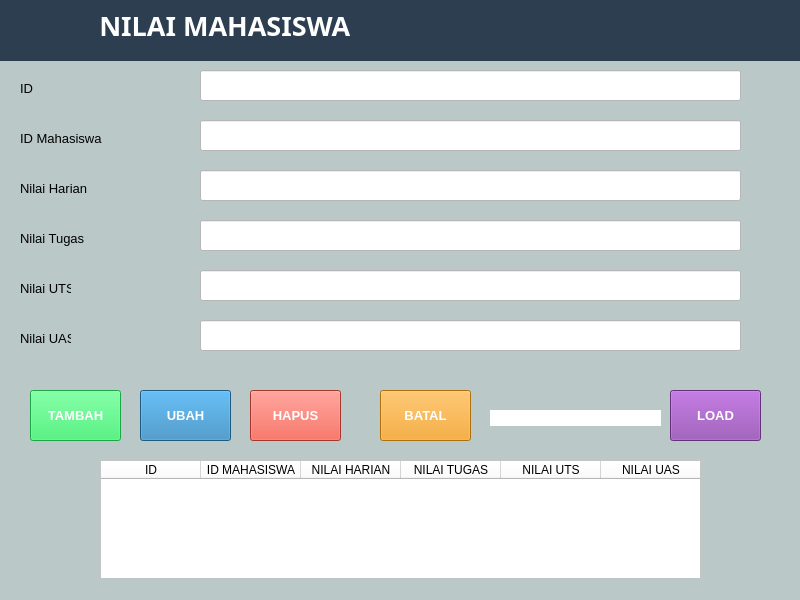
<?xml version="1.0" encoding="UTF-8"?>
<ui version="4.0">
 <class>MainWindow</class>
 <widget class="QMainWindow" name="MainWindow">
  <property name="geometry">
   <rect>
    <x>0</x>
    <y>0</y>
    <width>800</width>
    <height>600</height>
   </rect>
  </property>
  <property name="font">
   <font>
    <pointsize>9</pointsize>
   </font>
  </property>
  <property name="windowTitle">
   <string>MainWindow</string>
  </property>
  <property name="styleSheet">
   <string notr="true">background-color: rgb(0, 255, 255);
background-color: rgb(240, 244, 248);
background-color: rgb(187, 200, 200);</string>
  </property>
  <property name="toolButtonStyle">
   <enum>Qt::ToolButtonFollowStyle</enum>
  </property>
  <widget class="QWidget" name="centralwidget">
   <widget class="QPushButton" name="pushButton_2">
    <property name="geometry">
     <rect>
      <x>140</x>
      <y>390</y>
      <width>91</width>
      <height>51</height>
     </rect>
    </property>
    <property name="font">
     <font>
      <pointsize>10</pointsize>
      <weight>75</weight>
      <bold>true</bold>
     </font>
    </property>
    <property name="styleSheet">
     <string notr="true">background-color: rgb(255, 170, 127);
background-color: rgb(41, 128, 185);
color: rgb(255, 255, 255);</string>
    </property>
    <property name="text">
     <string>UBAH</string>
    </property>
    <property name="icon">
     <iconset>
      <normaloff>../../../Downloads/1486505375-edit-pen-change-option-pencil-write_81422.png</normaloff>../../../Downloads/1486505375-edit-pen-change-option-pencil-write_81422.png</iconset>
    </property>
   </widget>
   <widget class="QLabel" name="label_4">
    <property name="geometry">
     <rect>
      <x>20</x>
      <y>230</y>
      <width>121</width>
      <height>16</height>
     </rect>
    </property>
    <property name="font">
     <font>
      <family>MS Shell Dlg 2</family>
      <pointsize>10</pointsize>
     </font>
    </property>
    <property name="text">
     <string>Nilai Tugas</string>
    </property>
   </widget>
   <widget class="QLabel" name="label_6">
    <property name="geometry">
     <rect>
      <x>20</x>
      <y>330</y>
      <width>51</width>
      <height>16</height>
     </rect>
    </property>
    <property name="font">
     <font>
      <family>MS Shell Dlg 2</family>
      <pointsize>10</pointsize>
     </font>
    </property>
    <property name="text">
     <string>Nilai UAS</string>
    </property>
   </widget>
   <widget class="QLineEdit" name="lineEdit_2">
    <property name="geometry">
     <rect>
      <x>200</x>
      <y>120</y>
      <width>541</width>
      <height>31</height>
     </rect>
    </property>
    <property name="styleSheet">
     <string notr="true">background-color: rgb(255, 255, 255);</string>
    </property>
   </widget>
   <widget class="QLabel" name="label">
    <property name="geometry">
     <rect>
      <x>20</x>
      <y>80</y>
      <width>151</width>
      <height>16</height>
     </rect>
    </property>
    <property name="font">
     <font>
      <family>MS Shell Dlg 2</family>
      <pointsize>10</pointsize>
     </font>
    </property>
    <property name="text">
     <string>ID</string>
    </property>
   </widget>
   <widget class="QTableWidget" name="tableWidget">
    <property name="geometry">
     <rect>
      <x>100</x>
      <y>460</y>
      <width>601</width>
      <height>311</height>
     </rect>
    </property>
    <property name="styleSheet">
     <string notr="true">background-color: rgb(255, 255, 255);</string>
    </property>
    <column>
     <property name="text">
      <string>ID</string>
     </property>
    </column>
    <column>
     <property name="text">
      <string>ID MAHASISWA</string>
     </property>
    </column>
    <column>
     <property name="text">
      <string>NILAI HARIAN</string>
     </property>
    </column>
    <column>
     <property name="text">
      <string>NILAI TUGAS</string>
     </property>
    </column>
    <column>
     <property name="text">
      <string>NILAI UTS</string>
     </property>
    </column>
    <column>
     <property name="text">
      <string>NILAI UAS</string>
     </property>
    </column>
   </widget>
   <widget class="QLineEdit" name="lineEdit_5">
    <property name="geometry">
     <rect>
      <x>200</x>
      <y>270</y>
      <width>541</width>
      <height>31</height>
     </rect>
    </property>
    <property name="styleSheet">
     <string notr="true">background-color: rgb(255, 255, 255);</string>
    </property>
   </widget>
   <widget class="QPushButton" name="pushButton_3">
    <property name="geometry">
     <rect>
      <x>380</x>
      <y>390</y>
      <width>91</width>
      <height>51</height>
     </rect>
    </property>
    <property name="font">
     <font>
      <pointsize>10</pointsize>
      <weight>75</weight>
      <bold>true</bold>
     </font>
    </property>
    <property name="styleSheet">
     <string notr="true">background-color: rgb(255, 170, 127);
color: rgb(255, 255, 255);
background-color: rgb(243, 156, 18);</string>
    </property>
    <property name="text">
     <string>BATAL</string>
    </property>
    <property name="icon">
     <iconset>
      <normaloff>../../../Downloads/cancel_stop_exit_1583.png</normaloff>../../../Downloads/cancel_stop_exit_1583.png</iconset>
    </property>
   </widget>
   <widget class="QLineEdit" name="lineEdit_6">
    <property name="geometry">
     <rect>
      <x>200</x>
      <y>320</y>
      <width>541</width>
      <height>31</height>
     </rect>
    </property>
    <property name="styleSheet">
     <string notr="true">background-color: rgb(255, 255, 255);</string>
    </property>
   </widget>
   <widget class="QPushButton" name="pushButton">
    <property name="geometry">
     <rect>
      <x>30</x>
      <y>390</y>
      <width>91</width>
      <height>51</height>
     </rect>
    </property>
    <property name="font">
     <font>
      <pointsize>10</pointsize>
      <weight>75</weight>
      <bold>true</bold>
     </font>
    </property>
    <property name="styleSheet">
     <string notr="true">background-color: rgb(255, 170, 127);
background-color: rgb(39, 234, 96);
color: rgb(255, 255, 255);</string>
    </property>
    <property name="text">
     <string>TAMBAH</string>
    </property>
    <property name="icon">
     <iconset>
      <normaloff>../../../Downloads/Plus_36851.png</normaloff>../../../Downloads/Plus_36851.png</iconset>
    </property>
   </widget>
   <widget class="QLabel" name="label_8">
    <property name="geometry">
     <rect>
      <x>490</x>
      <y>410</y>
      <width>171</width>
      <height>16</height>
     </rect>
    </property>
    <property name="font">
     <font>
      <pointsize>8</pointsize>
      <weight>75</weight>
      <bold>true</bold>
     </font>
    </property>
    <property name="styleSheet">
     <string notr="true">background-color: rgb(255, 255, 255);
color: rgb(0, 0, 0);</string>
    </property>
    <property name="text">
     <string/>
    </property>
   </widget>
   <widget class="QLabel" name="label_10">
    <property name="geometry">
     <rect>
      <x>-20</x>
      <y>-10</y>
      <width>841</width>
      <height>71</height>
     </rect>
    </property>
    <property name="font">
     <font>
      <family>Monoid</family>
      <pointsize>20</pointsize>
      <weight>75</weight>
      <bold>true</bold>
     </font>
    </property>
    <property name="styleSheet">
     <string notr="true">background-color: rgb(77, 77, 77);
color: rgb(255, 255, 255);
background-color: rgb(44, 62, 80);</string>
    </property>
    <property name="text">
     <string>                 NILAI MAHASISWA</string>
    </property>
   </widget>
   <widget class="QLabel" name="label_3">
    <property name="geometry">
     <rect>
      <x>20</x>
      <y>180</y>
      <width>121</width>
      <height>16</height>
     </rect>
    </property>
    <property name="font">
     <font>
      <family>MS Shell Dlg 2</family>
      <pointsize>10</pointsize>
     </font>
    </property>
    <property name="text">
     <string>Nilai Harian</string>
    </property>
   </widget>
   <widget class="QLabel" name="label_2">
    <property name="geometry">
     <rect>
      <x>20</x>
      <y>130</y>
      <width>121</width>
      <height>16</height>
     </rect>
    </property>
    <property name="font">
     <font>
      <family>MS Shell Dlg 2</family>
      <pointsize>10</pointsize>
     </font>
    </property>
    <property name="text">
     <string>ID Mahasiswa</string>
    </property>
   </widget>
   <widget class="QLineEdit" name="lineEdit_3">
    <property name="geometry">
     <rect>
      <x>200</x>
      <y>170</y>
      <width>541</width>
      <height>31</height>
     </rect>
    </property>
    <property name="styleSheet">
     <string notr="true">background-color: rgb(255, 255, 255);</string>
    </property>
   </widget>
   <widget class="QPushButton" name="pushButton_4">
    <property name="geometry">
     <rect>
      <x>250</x>
      <y>390</y>
      <width>91</width>
      <height>51</height>
     </rect>
    </property>
    <property name="font">
     <font>
      <pointsize>10</pointsize>
      <weight>75</weight>
      <bold>true</bold>
     </font>
    </property>
    <property name="styleSheet">
     <string notr="true">background-color: rgb(255, 170, 127);
background-color: rgb(231, 76, 60);
color: rgb(255, 255, 255);</string>
    </property>
    <property name="text">
     <string>HAPUS</string>
    </property>
    <property name="icon">
     <iconset>
      <normaloff>../../../Downloads/seo-social-web-network-internet_262_icon-icons.com_61518.png</normaloff>../../../Downloads/seo-social-web-network-internet_262_icon-icons.com_61518.png</iconset>
    </property>
   </widget>
   <widget class="QLabel" name="label_5">
    <property name="geometry">
     <rect>
      <x>20</x>
      <y>280</y>
      <width>51</width>
      <height>16</height>
     </rect>
    </property>
    <property name="font">
     <font>
      <family>MS Shell Dlg 2</family>
      <pointsize>10</pointsize>
     </font>
    </property>
    <property name="text">
     <string>Nilai UTS</string>
    </property>
   </widget>
   <widget class="QLineEdit" name="lineEdit">
    <property name="geometry">
     <rect>
      <x>200</x>
      <y>70</y>
      <width>541</width>
      <height>31</height>
     </rect>
    </property>
    <property name="styleSheet">
     <string notr="true">background-color: rgb(255, 255, 255);</string>
    </property>
   </widget>
   <widget class="QLineEdit" name="lineEdit_4">
    <property name="geometry">
     <rect>
      <x>200</x>
      <y>220</y>
      <width>541</width>
      <height>31</height>
     </rect>
    </property>
    <property name="styleSheet">
     <string notr="true">background-color: rgb(255, 255, 255);</string>
    </property>
   </widget>
   <widget class="QPushButton" name="pushButton_5">
    <property name="geometry">
     <rect>
      <x>670</x>
      <y>390</y>
      <width>91</width>
      <height>51</height>
     </rect>
    </property>
    <property name="font">
     <font>
      <pointsize>10</pointsize>
      <weight>75</weight>
      <bold>true</bold>
     </font>
    </property>
    <property name="styleSheet">
     <string notr="true">background-color: rgb(255, 170, 0);
color: rgb(255, 255, 255);
background-color: rgb(142, 68, 173);</string>
    </property>
    <property name="text">
     <string>LOAD</string>
    </property>
    <property name="icon">
     <iconset>
      <normaloff>../../../Downloads/application_software_office_loadcenter_charged_1856.png</normaloff>../../../Downloads/application_software_office_loadcenter_charged_1856.png</iconset>
    </property>
   </widget>
  </widget>
  <widget class="QMenuBar" name="menubar">
   <property name="geometry">
    <rect>
     <x>0</x>
     <y>0</y>
     <width>800</width>
     <height>21</height>
    </rect>
   </property>
  </widget>
  <widget class="QStatusBar" name="statusbar"/>
 </widget>
 <resources/>
 <connections/>
</ui>
